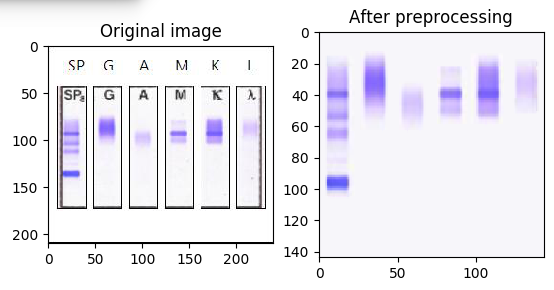
#> input picture data/example_a.png, 554 x 290 px
$ python -i preprocess.py   (imports and definitions only)
#> lines starting #> are read from the running program, lines starting #| are printed output that depends on the picture
#> further down, picture is the input picture: shape (290, 554, 3); mean B, G, R 240.6, 234.5, 236.1
"""Script for preprocessing
"""

import os
import sys
import csv
import math
import time
import random
import numpy as np
import pandas as pd
from PIL import Image
from scipy import ndimage
import matplotlib.pyplot as plt
from datetime import datetime

def remove_small_components(img): # 2D or 3D
    if(img.sum()==0):
        print('the largest component is null')
        return img
    if(len(img.shape) == 3):
        s = ndimage.generate_binary_structure(3,1) # iterate structure
    elif(len(img.shape) == 2):
        s = ndimage.generate_binary_structure(2,1) # iterate structure
    else:
        raise ValueError("the dimension number shoud be 2 or 3")

    labeled_array, numpatches = ndimage.label(img,s) # labeling
    label = np.zeros_like(img)
    for i in range(numpatches):
        temp_label = labeled_array == (i + 1)
        if(temp_label.sum() > 10):
            label = np.maximum(label, temp_label)
    return np.asarray(label, np.uint8)

def get_color_region(Im):
    """
    get the region of bands
    """
    Im = np.asarray(Im, np.float32)
    Ir = Im[:, :, 0]
    Ig = Im[:, :, 1]
    Ib = Im[:, :, 2]
    diff = (Ir - Ib) * (Ir - Ib) + (Ig - Ib) * (Ig - Ib)
    mask = (diff > 200) * (Ib > 200)
    return mask

def remove_background(Im, b_color):
    """
    remove noise in the background of each lane,
    and set the intesnity values to b_color
    """
    Ir = Im[:, :, 0]
    Ig = Im[:, :, 1]
    Ib = Im[:, :, 2]
    H, W = Ir.shape
    mask = get_color_region(Im)
    mask = ndimage.morphology.binary_closing(mask)
    mask = ndimage.morphology.binary_opening(mask)
    if(mask.sum() < 50):
        bg_mask = np.ones_like(mask)
    else:
        mask = remove_small_components(mask)
        indxes = np.nonzero(mask)
        h0 = max(indxes[0].min(), 0)
        h1 = min(indxes[0].max(), H)
        w0 = indxes[1].min()
        w1 = indxes[1].max()
        mask[np.ix_(range(h0, h1), range(w0, w1))] = np.ones((h1 - h0, w1 - w0))
        bg_mask = 1 - mask

    meanr = b_color[0] * np.ones_like(Ig, np.float32)
    meang = b_color[1] * np.ones_like(Ig, np.float32)
    meanb = b_color[2] * np.ones_like(Ib, np.float32)
    Ir_out, Ig_out, Ib_out = Ir * 1, Ig * 1, Ib * 1
    Ir_out[bg_mask > 0] = meanr[bg_mask > 0]
    Ig_out[bg_mask > 0] = meang[bg_mask > 0]
    Ib_out[bg_mask > 0] = meanb[bg_mask > 0]
    I1 = np.asarray([Ir_out, Ig_out, Ib_out])
    I1 = np.transpose(I1, [1, 2, 0])
    I1 = np.asarray(I1, np.uint8)
    return I1

def  remove_margin_and_background(Im, w=30, m = 8):
    """
    remove margin and background for images from new system
    """
#> called with w = 30, m = 8
    shape = Im.shape
#> shape = (290, 554, 3)
    Ir = Im[:, :, 0]
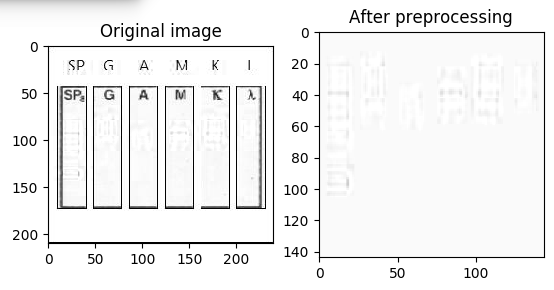
#> Ir: shape (290, 554); min 0, max 255, mean 240.6
    Ig = Im[:, :, 1]
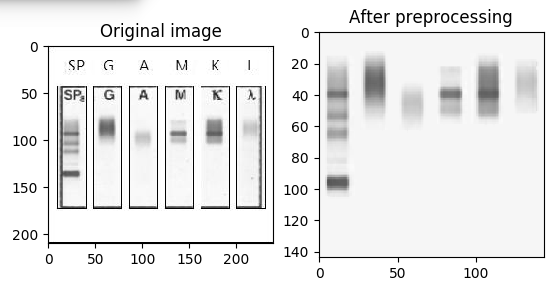
#> Ig: shape (290, 554); min 0, max 255, mean 234.5
    Ib = Im[:, :, 2]
    Ir_m = np.percentile(Ir, 50)
#> Ir_m = 253
    Ig_m = np.percentile(Ig, 50)
#> Ig_m = 249
    Ib_m = np.percentile(Ib, 50)
#> Ib_m = 249

    H, W = shape[0], shape[1]
#> H = 290; W = 554
    Isub_list = []
    for i in range(6):
        Isub = Im[:, (w + m )*i : (w + m)*i + w, :]
        Isub = remove_background(Isub, [Ir_m, Ig_m, Ib_m])
        Isub_list.append(Isub)
#> this loop made 6 passes
#> pass 1, in remove_margin_and_background, `Isub = Im[:, (w + m )*i : (w + m)*i + w, :]`:
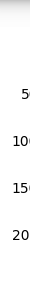
#> Isub: shape (290, 30, 3); min 0, max 255, mean 248.1
#> after the loop, Isub_list = 6 items
    Isub = np.concatenate(Isub_list, axis = 1)
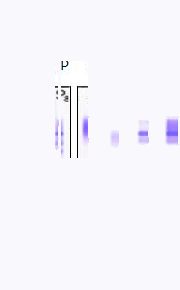
#> Isub: shape (290, 180, 3); mean of channels 0, 1, 2 251.8, 246.5, 246.9; drawn as B, G, R
    return Isub

# [43 lines left out: functions preprocess_of_one_image, preprocess_demo, not called in this run]

# [4 lines not run here, left out]


>>> import cv2
>>> picture = cv2.imread('data/example_a.png')
>>> result = remove_margin_and_background(picture)

$ run again, on data/example_b.png
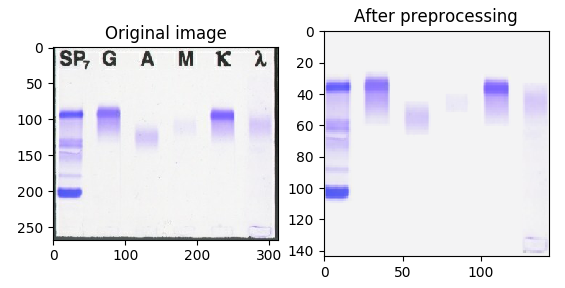
#> input picture data/example_b.png, 565 x 288 px
#> picture is the input picture: shape (288, 565, 3); mean B, G, R 238.9, 234.2, 235
#> in remove_margin_and_background, `Ig = Im[:, :, 1]`:
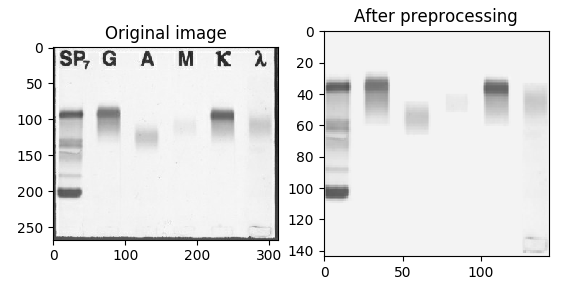
#> Ig: shape (288, 565); min 0, max 255, mean 234.2
#> Ir_m = 244
#> Ig_m = 243
#> the loop in remove_margin_and_background, `for i in range(6):` made 6 passes
#> after the loop in remove_margin_and_background, `for i in range(6):`: Isub_list = 6 items
#> in remove_margin_and_background, `Isub = np.concatenate(Isub_list, axis = 1)`:
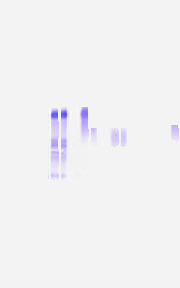
#> Isub: shape (288, 180, 3); mean of channels 0, 1, 2 244, 241.4, 241.7; drawn as B, G, R
